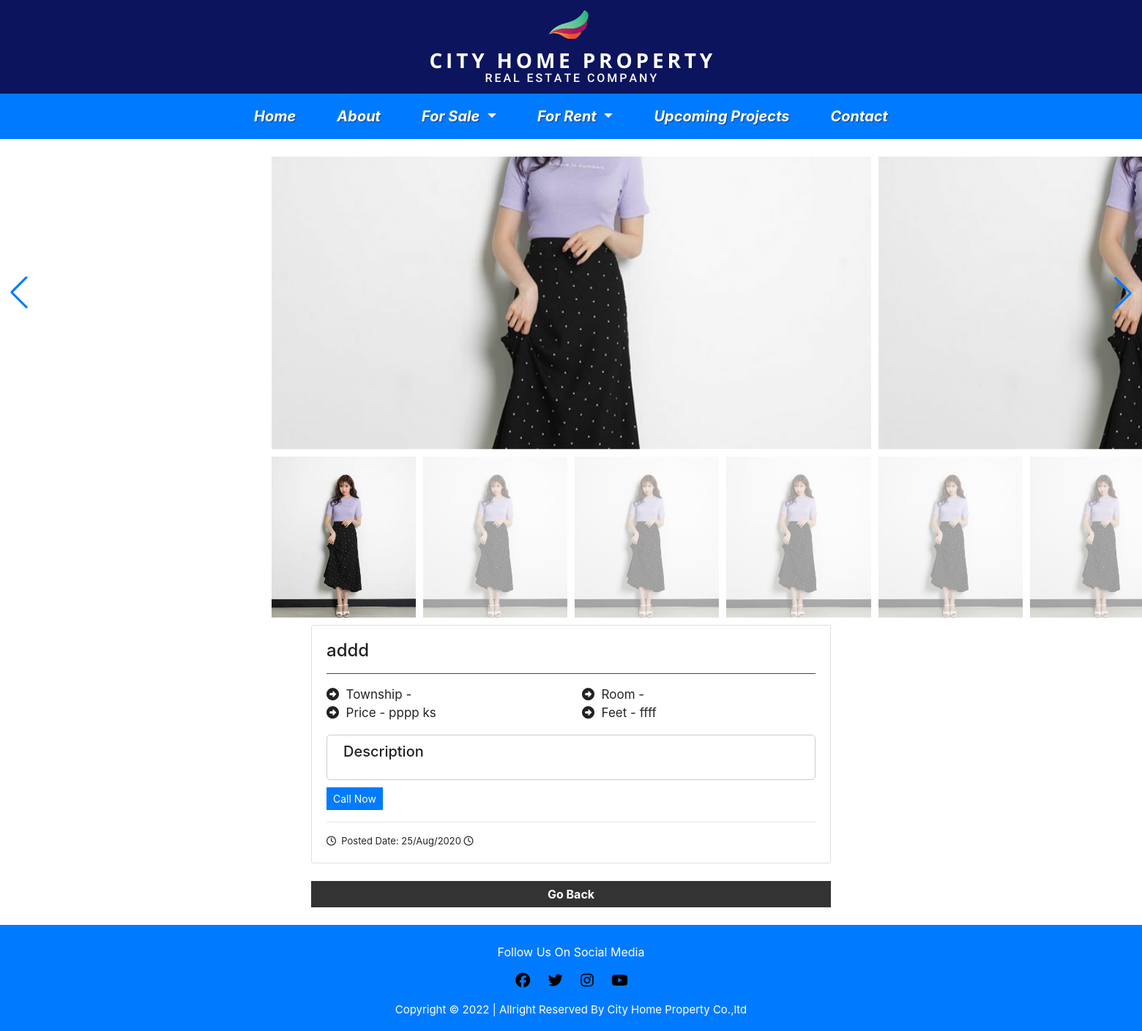
Screenshot of /pjdetail.php?projectId=9 with the database file from the repository.
### tables this page shows
CREATE TABLE `project` (
  `id` int(20) NOT NULL,
  `address` varchar(250) NOT NULL,
  `township` varchar(250) NOT NULL,
  `price` varchar(250) NOT NULL,
  `room` varchar(200) NOT NULL,
  `feet` varchar(12) NOT NULL,
  `description` text NOT NULL,
  `sold` int(2) NOT NULL DEFAULT '0',
  `img1` text NOT NULL,
  `img2` text NOT NULL,
  `img3` text NOT NULL,
  `img4` text NOT NULL,
  `img5` text NOT NULL,
  `img6` text NOT NULL,
  `img7` text NOT NULL,
  `created` timestamp NOT NULL DEFAULT CURRENT_TIMESTAMP,
  `updated` timestamp NOT NULL DEFAULT CURRENT_TIMESTAMP
);

### pjdetail.php (the view, shortened to what this page needs)
<!DOCTYPE html>
<html lang="en">
<head>
   <?php
    include('pages/head.php');
    if (isset($_GET['projectId'])) {
      require_once('cityhome-admin/db.php');
      $id = $_GET['projectId'];
      $sql = "SELECT * FROM project WHERE id='$id' LIMIT 1";
      $myDetail = mysqli_query($dbcon,$sql);
      $value = mysqli_fetch_assoc($myDetail);
      $address = $value['address'];
      $township = $value['township'];
      $price = $value['price'];
      $feet = $value['feet'];
      $img1 = $value['img1'];
      $img2 = $value['img2'];
      $img3 = $value['img3'];
      $img4 = $value['img4'];
      $img5 = $value['img5'];
      $img6 = $value['img6'];
    }
  ?>
  <link rel="stylesheet" href="https://unpkg.com/swiper/swiper-bundle.min.css">
</head>
<body>
<?php include('pages/nav.php'); ?>
<br>
  <div class="swiper-container gallery-top">
    <div class="swiper-wrapper">
      <div class="swiper-slide" style="background-image:url('cityhome-admin/project/<?php echo $img1; ?>')"></div>
      <div class="swiper-slide" style="background-image:url('cityhome-admin/project/<?php echo $img2; ?>')"></div>
    </div>
    <div class="swiper-button-next swiper-button-white"></div>
    <div class="swiper-button-prev swiper-button-white"></div>
  </div>
<div class="swiper-container gallery-thumbs">
    <div class="swiper-wrapper">
      <div class="swiper-slide" style="background-image:url('cityhome-admin/project/<?php echo $img1; ?>')"></div>
      <div class="swiper-slide" style="background-image:url('cityhome-admin/project/<?php echo $img2; ?>')"></div>
      <div class="swiper-slide" style="background-image:url('cityhome-admin/project/<?php echo $img3; ?>')"></div>
      <div class="swiper-slide" style="background-image:url('cityhome-admin/project/<?php echo $img4; ?>')"></div>
      <div class="swiper-slide" style="background-image:url('cityhome-admin/project/<?php echo $img5; ?>')"></div>
      <div class="swiper-slide" style="background-image:url('cityhome-admin/project/<?php echo $img6; ?>')"></div>
    </div>
  </div>
  <div class="container" id="mysiz">
        <div class="col-md-8 offset-md-2">
       <div class="card-deck">
        <div class="card">
        <div class="card-body">
        <h4 class="center"><?php echo $address; ?></h4>
       <hr color="green">
           <div class="row">
             <div class="col-md-6">
               <p>
                <i class="fas fa-arrow-alt-circle-right"></i>&nbsp;&nbsp;Township - <?php echo $township; ?> <br>
                <i class="fas fa-arrow-alt-circle-right"></i>&nbsp;&nbsp;Price - <?php echo $price; ?> ks<br>
              </p>
             </div>
             <div class="col-md-6">
               <p>
                <i class="fas fa-arrow-alt-circle-right"></i>&nbsp;&nbsp;Room - <?php echo $value['room']; ?><br>
                <i class="fas fa-arrow-alt-circle-right"></i>&nbsp;&nbsp;Feet - <?php echo $feet; ?><br>
              </p>
             </div>
           </div>
            <div id="des">
              <h5>Description</h5>
            </div>
            <div class="call-sold">
            <a href="tel:+959409789556" class="btn btn-primary float-left btn-sm call-now">Call Now</a>
          </div>
         <hr>
        <div class="post">
            <i class="far fa-clock"></i>&nbsp;&nbsp;Posted Date:  <?php echo date('d/M/Y',strtotime($value['created'])); ?> <i class="far fa-clock"></i>
         </div>
        </div>
      </div>
      </div>
      <br>
      <button onclick="window.history.back()" class="goback btn btn-info btn-block"><b>Go Back</b></button>
      </div>
      </div>
 <br>
<?php include('pages/footer.php'); ?>
</body>
</html>

### css/style.css (style rules this page uses)
:root { --blue:#007bff; --black:#222; }
.card-deck .card { background:var(none) !important; }
.card .card-body h4,h5 { color: var(--black)!important; font-style: initial; }
.card-deck .card p i { color: var(--black)!important; }
.card-deck .card p { font-size: 17px; }
.post { font-size: 13px; }
.tocall form, button { background: yellow; text-align: right; }
html, body { position: relative; height: 100%; }
body { background:none; font-family: Helvetica Neue, Helvetica, Arial, sans-serif; font-size: 14px; color: #000; margin: 0; padding: 0; }
.swiper-container { width: 60%; height: 60px; margin-left: auto; margin-right: auto; }
.swiper-slide { background-size: cover; background-position: center; }
.gallery-top { height: 50%; width: 52.5%; }
.gallery-thumbs { height: 30%; width: 52.5%; box-sizing: border-box; padding: 10px 0; }
.gallery-thumbs .swiper-slide { height: 100%; opacity: 0.4; }
.gallery-thumbs .swiper-slide-thumb-active { opacity: 1; }
#mysiz { width: 100%; }
#mysiz #des { padding:10px 22px; border:1px solid #ccc; border-radius: 5px; margin-bottom: 10px; }
.goback { background:#333 !important; border:none !important; border-radius: 0px !important; }
.call-sold .call-now { background-color:#159cef !important !important; border-radius: 0px; }

### rows the page displays
project: img1 (picture), img2 (picture), img3 (picture), img4 (picture), img5 (picture), img6 (picture), address "addd", price "pppp", feet "ffff", created "25/Aug/2020"

### other values shown
Date('Y') "2022"
